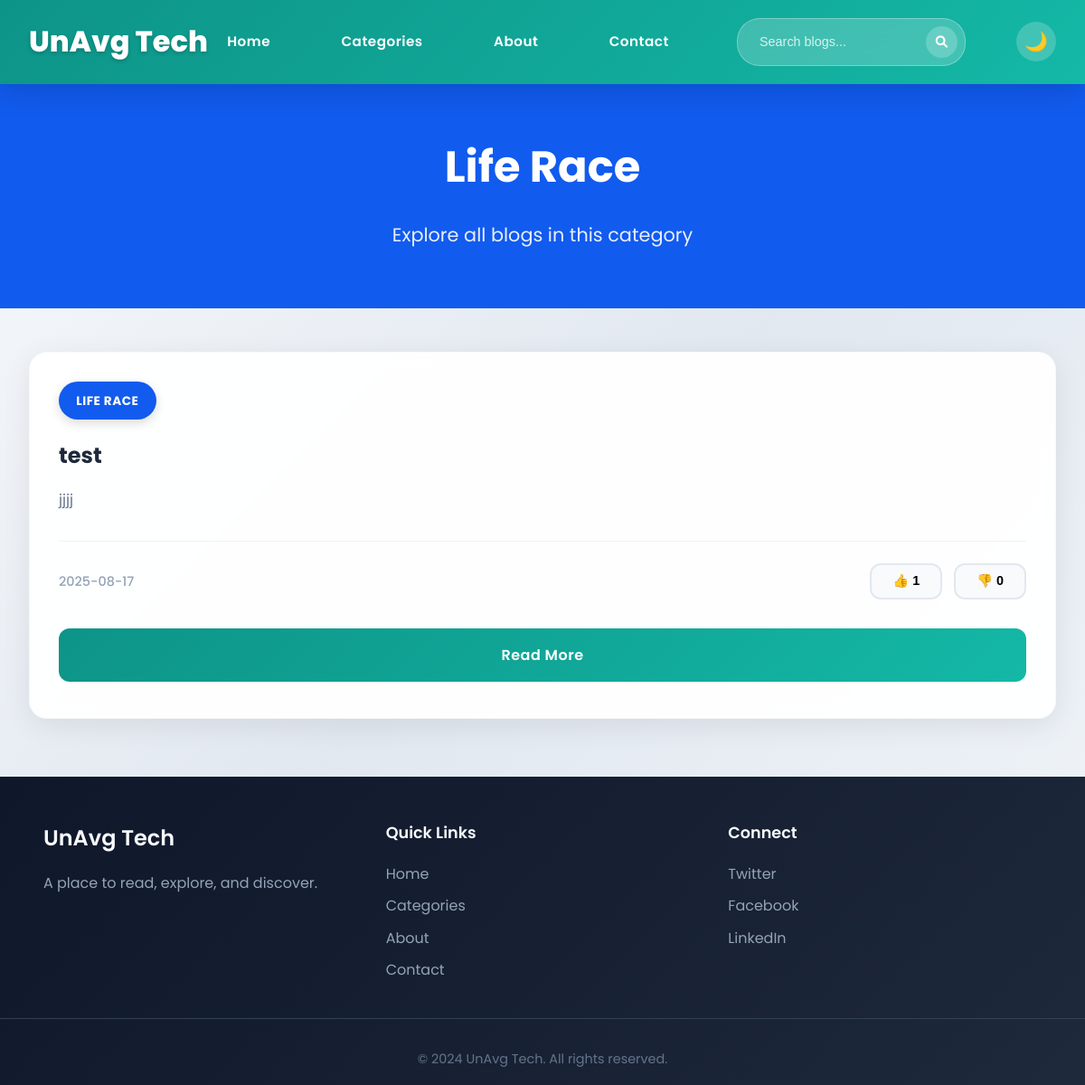
The app's page /category/6 with its own data.
### tables this page shows
CREATE TABLE categories (id INTEGER PRIMARY KEY, name TEXT UNIQUE, color TEXT);

CREATE TABLE blogs (id INTEGER PRIMARY KEY, title TEXT, content TEXT, category_id INTEGER, likes INTEGER DEFAULT 0, dislikes INTEGER DEFAULT 0, created_at TIMESTAMP DEFAULT CURRENT_TIMESTAMP, FOREIGN KEY (category_id) REFERENCES categories (id));

### app.py (the view)
@app.route('/category/<int:category_id>')
def category(category_id):
    conn = get_db_connection()
    cursor = conn.cursor()
    cursor.execute('SELECT * FROM categories WHERE id = ?', (category_id,))
    category = cursor.fetchone()
    if not category:
        flash('Category not found!', 'error')
        return redirect(url_for('index'))
    cursor.execute('''
        SELECT b.*, c.name as category_name, c.color as category_color
        FROM blogs b
        JOIN categories c ON b.category_id = c.id
        WHERE b.category_id = ?
        ORDER BY b.created_at DESC
    ''', (category_id,))
    blogs = cursor.fetchall()
    conn.close()
    return render_template('category.html', category=category, blogs=blogs)

### app.py (called while the page is built)
def get_db_connection():
    conn = sqlite3.connect('database.db')
    conn.row_factory = sqlite3.Row
    return conn

@app.before_request
def track_visitor():
    if request.path.startswith('/admin') or request.path.startswith('/static'):
        return
    page = request.path
    ip_address = request.remote_addr
    user_agent = request.headers.get('User-Agent', 'Unknown')
    conn = get_db_connection()
    cursor = conn.cursor()
    cursor.execute('''
        INSERT INTO visitors (page, ip_address, user_agent, visited_at)
        VALUES (?, ?, ?, ?)
    ''', (page, ip_address, user_agent, datetime.now()))
    conn.commit()
    conn.close()

### UnAvgTech-Deploy/templates/category.html (shortened to what this page needs)
{% extends "base.html" %}
{% block content %}
<div class="category-detail">
    <div class="category-header" style="background-color: {{ category.color }};">
        <h1>{{ category.name }}</h1>
        <p>Explore all blogs in this category</p>
    </div>
    {% if blogs %}
        <div class="blogs-section">
            <div class="blog-grid">
                {% for blog in blogs %}
                <div class="blog-card">
                    <div class="blog-category" style="background-color: {{ blog.category_color }};">
                        {{ blog.category_name }}
                    </div>
                    <h3 class="blog-title">{{ blog.title }}</h3>
                    <p class="blog-snippet">{{ blog.content[:150] }}{% if blog.content|length > 150 %}...{% endif %}</p>
                    <div class="blog-meta">
                        <span class="blog-date">{{ blog.created_at.split(' ')[0] if blog.created_at else 'Recently' }}</span>
                        <div class="blog-actions">
                            <button class="like-btn" onclick="likeBlog({{ blog.id }})">
                                👍 <span class="like-count" id="likes-{{ blog.id }}">{{ blog.likes or 0 }}</span>
                            </button>
                            <button class="dislike-btn" onclick="dislikeBlog({{ blog.id }})">
                                👎 <span class="dislike-count" id="dislikes-{{ blog.id }}">{{ blog.dislikes or 0 }}</span>
                            </button>
                        </div>
                    </div>
                    <a href="/blog/{{ blog.id }}" class="read-more-btn">Read More</a>
                </div>
                {% endfor %}
            </div>
        </div>
    {% else %}
        <div class="no-blogs">
            <p>No blogs in this category yet.</p>
            <a href="/" class="back-home-btn">Back to Home</a>
        </div>
    {% endif %}
</div>
{% endblock %}

### UnAvgTech-Deploy/static/css/style.css (style rules this page uses)
* { margin: 0; padding: 0; box-sizing: border-box; }
body { font-family: 'Poppins', sans-serif; background: linear-gradient(135deg, #f8fafc 0%, #e2e8f0 50%, #f1f5f9 100%); color: #1e293b; line-height: 1.7; min-height: 100vh; transition: all 0.3s ease; }
.blog-grid { display: grid; grid-template-columns: repeat(auto-fit, minmax(380px, 1fr)); gap: 2.5rem; }
.blog-card { background: rgba(255, 255, 255, 0.95); border-radius: 20px; padding: 2rem; box-shadow: 0 8px 32px rgba(0, 0, 0, 0.08); transition: all 0.4s ease; border: 1px solid rgba(241, 245, 249, 0.6); position: relative; overflow: hidden; backdrop-filter: blur(10px); }
.blog-card::before { content: ''; position: absolute; top: 0; left: 0; right: 0; height: 4px; background: linear-gradient(135deg, #0d9488 0%, #14b8a6 100%); transform: scaleX(0); transition: transform 0.4s ease; }
.blog-category { display: inline-block; padding: 0.6rem 1.2rem; color: white; border-radius: 25px; font-size: 0.85rem; font-weight: 700; margin-bottom: 1.5rem; text-transform: uppercase; letter-spacing: 0.5px; box-shadow: 0 4px 12px rgba(0, 0, 0, 0.15); }
.blog-title { font-size: 1.5rem; font-weight: 700; color: #1e293b; margin-bottom: 1.2rem; line-height: 1.3; transition: color 0.3s ease; }
.blog-snippet { color: #64748b; margin-bottom: 2rem; line-height: 1.7; transition: color 0.3s ease; font-size: 1rem; }
.blog-meta { display: flex; justify-content: space-between; align-items: center; margin-bottom: 2rem; padding-top: 1.5rem; border-top: 1px solid rgba(226, 232, 240, 0.6); }
.blog-date { color: #94a3b8; font-size: 0.9rem; font-weight: 500; }
.blog-actions { display: flex; gap: 0.8rem; }
.like-btn, .dislike-btn { background: #f8fafc; border: 2px solid #e2e8f0; padding: 0.6rem 1rem; border-radius: 12px; cursor: pointer; transition: all 0.3s ease; font-size: 0.9rem; font-weight: 600; min-width: 80px; }
.read-more-btn { display: inline-block; background: linear-gradient(135deg, #0d9488 0%, #14b8a6 100%); color: white; padding: 1rem 2rem; border-radius: 12px; text-decoration: none; font-weight: 600; transition: all 0.3s ease; text-align: center; width: 100%; position: relative; overflow: hidden; font-size: 1rem; letter-spacing: 0.5px; }
.read-more-btn::before { content: ''; position: absolute; top: 0; left: -100%; width: 100%; height: 100%; background: linear-gradient(135deg, #14b8a6 0%, #0d9488 100%); transition: left 0.3s ease; }

### UnAvgTech-Deploy/templates/category.html (style rules this page uses)
.category-detail { margin-top: 80px; }
.category-header { text-align: center; padding: 4rem 2rem; color: white; margin-bottom: 3rem; }
.category-header h1 { font-size: 3rem; font-weight: 700; margin-bottom: 1rem; }
.category-header p { font-size: 1.3rem; opacity: 0.9; }
.blogs-section { max-width: 1200px; margin: 0 auto; padding: 0 2rem; }

### records on screen
categories: name "Life Race"
blogs: category_name "LIFE RACE", title "test", content "jjjj", created_at "2025-08-17", likes "1", dislikes "0"
